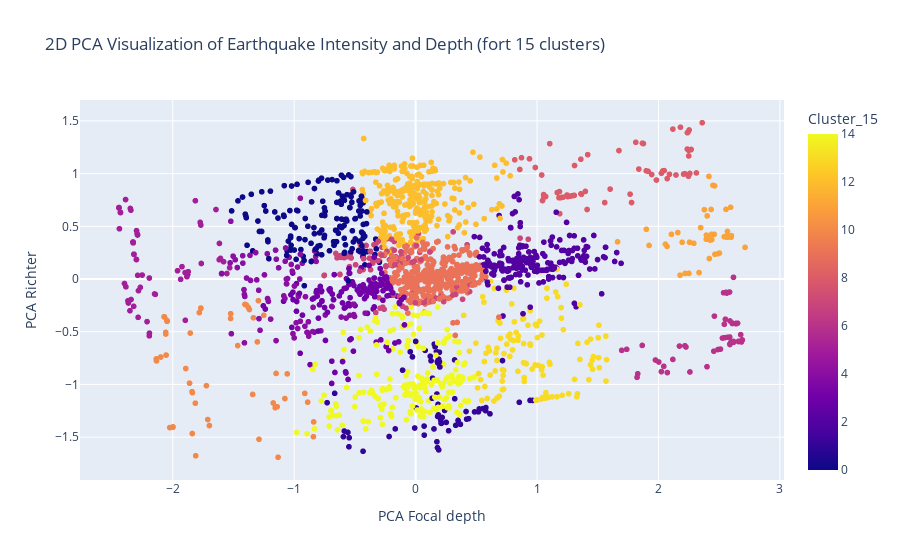

Notebook source saved alongside this figure:
### Markdown cell above
### visualizations

### Code cell
fig = px.scatter(
    df,
    x='pca_x',
    y='pca_y',
    color='Cluster_15',
    title="2D PCA Visualization of Earthquake Intensity and Depth (fort 15 clusters)",
    labels={'pca_x': 'PCA Focal depth', 'pca_y': 'PCA Richter'},
    hover_data=['Focal depth', 'Richter']
)
fig.show()

# Save the figure as a static image
fig.write_image("images/2d_PCA_Visualization_15-clusters.png")

# Display the saved image inside the notebook (for GitHub)
display(Image(filename="images/2d_PCA_Visualization_15-clusters.png"))

### Figure 1 — Plotly figure (JSON) as saved in the notebook; plotly's stock layout.template omitted (floating-point values rounded to 4 significant figures; data arrays with more than 128 entries replaced by an {"elided": "..."} marker saying what was removed)
{"data": [{"customdata": {"elided": "2178x2 float values"}, "hovertemplate": "PCA Focal depth=%{x}<br>PCA Richter=%{y}<br>Focal depth=%{customdata[0]}<br>Richter=%{customdata[1]}<br>Cluster_15=%{marker.color}<extra></extra>", "legendgroup": "", "marker": {"color": {"elided": "2178 int values"}, "coloraxis": "coloraxis", "symbol": "circle"}, "mode": "markers", "name": "", "showlegend": false, "type": "scattergl", "x": {"elided": "2178 float values"}, "xaxis": "x", "y": {"elided": "2178 float values"}, "yaxis": "y"}], "layout": {"coloraxis": {"colorbar": {"title": {"text": "Cluster_15"}}, "colorscale": [[0, "#0d0887"], [0.1111, "#46039f"], [0.2222, "#7201a8"], [0.3333, "#9c179e"], [0.4444, "#bd3786"], [0.5556, "#d8576b"], [0.6667, "#ed7953"], [0.7778, "#fb9f3a"], [0.8889, "#fdca26"], [1, "#f0f921"]]}, "legend": {"tracegroupgap": 0}, "title": {"text": "2D PCA Visualization of Earthquake Intensity and Depth (fort 15 clusters)"}, "xaxis": {"anchor": "y", "domain": [0, 1], "title": {"text": "PCA Focal depth"}}, "yaxis": {"anchor": "x", "domain": [0, 1], "title": {"text": "PCA Richter"}}}}
